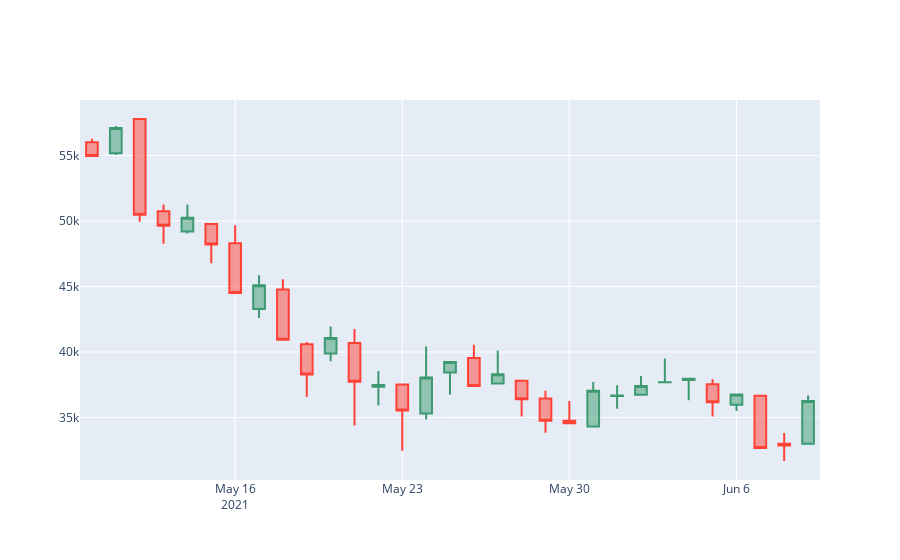

Notebook code for this chart:
### Markdown cell above
Finally we are now ready to use plotly to create our Candlestick Chart.

### Code cell
fig = go.Figure(data=[go.Candlestick(x=candlestick_data['date'],
                open=candlestick_data['Price']['first'], 
                high=candlestick_data['Price']['max'],
                low=candlestick_data['Price']['min'], 
                close=candlestick_data['Price']['last'])
                ])
fig.update_layout(xaxis_rangeslider_visible=False)

fig.show()
